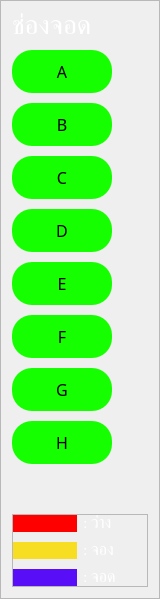
        <widget class="QFrame" name="bay_btn_frame">
         <property name="maximumSize">
          <size>
           <width>160</width>
           <height>16777215</height>
          </size>
         </property>
         <property name="frameShape">
          <enum>QFrame::StyledPanel</enum>
         </property>
         <property name="frameShadow">
          <enum>QFrame::Raised</enum>
         </property>
         <layout class="QVBoxLayout" name="verticalLayout_2">
          <property name="spacing">
           <number>10</number>
          </property>
          <item>
           <widget class="QLabel" name="label">
            <property name="maximumSize">
             <size>
              <width>250</width>
              <height>16777215</height>
             </size>
            </property>
            <property name="font">
             <font>
              <family>Mitr SemiBold</family>
              <pointsize>20</pointsize>
             </font>
            </property>
            <property name="styleSheet">
             <string notr="true">color: rgb(255, 255, 255);</string>
            </property>
            <property name="text">
             <string>ช่องจอด</string>
            </property>
           </widget>
          </item>
          <item>
           <widget class="QPushButton" name="bayA_btn">
            <property name="maximumSize">
             <size>
              <width>100</width>
              <height>16777215</height>
             </size>
            </property>
            <property name="font">
             <font>
              <family>Mitr SemiBold</family>
              <pointsize>12</pointsize>
             </font>
            </property>
            <property name="styleSheet">
             <string notr="true">#bayA_btn{
    border: none;
	padding: 10px;
    background-color: #16FF00;
    color: #000000;
    border-radius: 20px;
}
#bayA_btn:hover{
    border: none;
	padding: 10px;
    background-color: #580EF6;
    color: #fff;
    border-radius: 20px;
}
#bayA_btn:checked{
    border: none;
	padding: 10px;
    background-color: #580EF6;
    color: #fff;
    border-radius: 20px;
}</string>
            </property>
            <property name="text">
             <string>A</string>
            </property>
            <property name="checkable">
             <bool>true</bool>
            </property>
            <property name="checked">
             <bool>false</bool>
            </property>
            <property name="autoExclusive">
             <bool>true</bool>
            </property>
           </widget>
          </item>
          <item>
           <widget class="QPushButton" name="bayB_btn">
            <property name="maximumSize">
             <size>
              <width>100</width>
              <height>16777215</height>
             </size>
            </property>
            <property name="font">
             <font>
              <family>Mitr SemiBold</family>
              <pointsize>12</pointsize>
             </font>
            </property>
            <property name="styleSheet">
             <string notr="true">#bayB_btn{
    border: none;
	padding: 10px;
    background-color: #16FF00;
    color: #000000;
    border-radius: 20px;
}
#bayB_btn:hover{
    border: none;
	padding: 10px;
    background-color: #580EF6;
    color: #fff;
    border-radius: 20px;
}
#bayB_btn:checked{
    border: none;
	padding: 10px;
    background-color: #580EF6;
    color: #fff;
    border-radius: 20px;
}</string>
            </property>
            <property name="text">
             <string>B</string>
            </property>
            <property name="checkable">
             <bool>true</bool>
            </property>
            <property name="checked">
             <bool>false</bool>
            </property>
            <property name="autoExclusive">
             <bool>true</bool>
            </property>
           </widget>
          </item>
          <item>
           <widget class="QPushButton" name="bayC_btn">
            <property name="maximumSize">
             <size>
              <width>100</width>
              <height>16777215</height>
             </size>
            </property>
            <property name="font">
             <font>
              <family>Mitr SemiBold</family>
              <pointsize>12</pointsize>
             </font>
            </property>
            <property name="styleSheet">
             <string notr="true">#bayC_btn{
    border: none;
	padding: 10px;
    background-color: #16FF00;
    color: #000000;
    border-radius: 20px;
}
#bayC_btn:hover{
    border: none;
	padding: 10px;
    background-color: #580EF6;
    color: #fff;
    border-radius: 20px;
}
#bayC_btn:checked{
    border: none;
	padding: 10px;
    background-color: #580EF6;
    color: #fff;
    border-radius: 20px;
}</string>
            </property>
            <property name="text">
             <string>C</string>
            </property>
            <property name="checkable">
             <bool>true</bool>
            </property>
            <property name="checked">
             <bool>false</bool>
            </property>
            <property name="autoExclusive">
             <bool>true</bool>
            </property>
           </widget>
          </item>
          <item>
           <widget class="QPushButton" name="bayD_btn">
            <property name="maximumSize">
             <size>
              <width>100</width>
              <height>16777215</height>
             </size>
            </property>
            <property name="font">
             <font>
              <family>Mitr SemiBold</family>
              <pointsize>12</pointsize>
             </font>
            </property>
            <property name="styleSheet">
             <string notr="true">#bayD_btn{
    border: none;
	padding: 10px;
    background-color: #16FF00;
    color: #000000;
    border-radius: 20px;
}
#bayD_btn:hover{
    border: none;
	padding: 10px;
    background-color: #580EF6;
    color: #fff;
    border-radius: 20px;
}
#bayD_btn:checked{
    border: none;
	padding: 10px;
    background-color: #580EF6;
    color: #fff;
    border-radius: 20px;
}</string>
            </property>
            <property name="text">
             <string>D</string>
            </property>
            <property name="checkable">
             <bool>true</bool>
            </property>
            <property name="checked">
             <bool>false</bool>
            </property>
            <property name="autoExclusive">
             <bool>true</bool>
            </property>
           </widget>
          </item>
          <item>
           <widget class="QPushButton" name="bayE_btn">
            <property name="maximumSize">
             <size>
              <width>100</width>
              <height>16777215</height>
             </size>
            </property>
            <property name="font">
             <font>
              <family>Mitr SemiBold</family>
              <pointsize>12</pointsize>
             </font>
            </property>
            <property name="styleSheet">
             <string notr="true">#bayE_btn{
    border: none;
	padding: 10px;
    background-color: #16FF00;
    color: #000000;
    border-radius: 20px;
}
#bayE_btn:hover{
    border: none;
	padding: 10px;
    background-color: #580EF6;
    color: #fff;
    border-radius: 20px;
}
#bayE_btn:checked{
    border: none;
	padding: 10px;
    background-color: #580EF6;
    color: #fff;
    border-radius: 20px;
}</string>
            </property>
            <property name="text">
             <string>E</string>
            </property>
            <property name="checkable">
             <bool>true</bool>
            </property>
            <property name="checked">
             <bool>false</bool>
            </property>
            <property name="autoExclusive">
             <bool>true</bool>
            </property>
           </widget>
          </item>
          <item>
           <widget class="QPushButton" name="bayF_btn">
            <property name="maximumSize">
             <size>
              <width>100</width>
              <height>16777215</height>
             </size>
            </property>
            <property name="font">
             <font>
              <family>Mitr SemiBold</family>
              <pointsize>12</pointsize>
             </font>
            </property>
            <property name="styleSheet">
             <string notr="true">#bayF_btn{
    border: none;
	padding: 10px;
    background-color: #16FF00;
    color: #000000;
    border-radius: 20px;
}
#bayF_btn:hover{
    border: none;
	padding: 10px;
    background-color: #580EF6;
    color: #fff;
    border-radius: 20px;
}
#bayF_btn:checked{
    border: none;
	padding: 10px;
    background-color: #580EF6;
    color: #fff;
    border-radius: 20px;
}</string>
            </property>
            <property name="text">
             <string>F</string>
            </property>
            <property name="checkable">
             <bool>true</bool>
            </property>
            <property name="checked">
             <bool>false</bool>
            </property>
            <property name="autoExclusive">
             <bool>true</bool>
            </property>
           </widget>
          </item>
          <item>
           <widget class="QPushButton" name="bayG_btn">
            <property name="maximumSize">
             <size>
              <width>100</width>
              <height>16777215</height>
             </size>
            </property>
            <property name="font">
             <font>
              <family>Mitr SemiBold</family>
              <pointsize>12</pointsize>
             </font>
            </property>
            <property name="styleSheet">
             <string notr="true">#bayG_btn{
    border: none;
	padding: 10px;
    background-color: #16FF00;
    color: #000000;
    border-radius: 20px;
}
#bayG_btn:hover{
    border: none;
	padding: 10px;
    background-color: #580EF6;
    color: #fff;
    border-radius: 20px;
}
#bayG_btn:checked{
    border: none;
	padding: 10px;
    background-color: #580EF6;
    color: #fff;
    border-radius: 20px;
}

</string>
            </property>
            <property name="text">
             <string>G</string>
            </property>
            <property name="checkable">
             <bool>true</bool>
            </property>
            <property name="checked">
             <bool>false</bool>
            </property>
            <property name="autoExclusive">
             <bool>true</bool>
            </property>
           </widget>
          </item>
          <item>
           <widget class="QPushButton" name="bayH_btn">
            <property name="maximumSize">
             <size>
              <width>100</width>
              <height>16777215</height>
             </size>
            </property>
            <property name="font">
             <font>
              <family>Mitr SemiBold</family>
              <pointsize>12</pointsize>
             </font>
            </property>
            <property name="styleSheet">
             <string notr="true">#bayH_btn{
    border: none;
	padding: 10px;
    background-color: #16FF00;
    color: #000000;
    border-radius: 20px;
}
#bayH_btn:hover{
    border: none;
	padding: 10px;
    background-color: #580EF6;
    color: #fff;
    border-radius: 20px;
}
#bayH_btn:checked{
    border: none;
	padding: 10px;
    background-color: #580EF6;
    color: #fff;
    border-radius: 20px;
}</string>
            </property>
            <property name="text">
             <string>H</string>
            </property>
            <property name="checkable">
             <bool>true</bool>
            </property>
            <property name="checked">
             <bool>false</bool>
            </property>
            <property name="autoExclusive">
             <bool>true</bool>
            </property>
           </widget>
          </item>
          <item>
           <spacer name="verticalSpacer">
            <property name="orientation">
             <enum>Qt::Vertical</enum>
            </property>
            <property name="sizeHint" stdset="0">
             <size>
              <width>20</width>
              <height>40</height>
             </size>
            </property>
           </spacer>
          </item>
          <item>
           <widget class="QFrame" name="frame">
            <property name="frameShape">
             <enum>QFrame::StyledPanel</enum>
            </property>
            <property name="frameShadow">
             <enum>QFrame::Raised</enum>
            </property>
            <layout class="QVBoxLayout" name="verticalLayout_14">
             <property name="spacing">
              <number>10</number>
             </property>
             <property name="leftMargin">
              <number>0</number>
             </property>
             <property name="topMargin">
              <number>0</number>
             </property>
             <property name="rightMargin">
              <number>0</number>
             </property>
             <property name="bottomMargin">
              <number>0</number>
             </property>
             <item>
              <widget class="QFrame" name="empty_frame">
               <property name="maximumSize">
                <size>
                 <width>250</width>
                 <height>16777215</height>
                </size>
               </property>
               <property name="frameShape">
                <enum>QFrame::NoFrame</enum>
               </property>
               <property name="frameShadow">
                <enum>QFrame::Raised</enum>
               </property>
               <layout class="QHBoxLayout" name="horizontalLayout_4">
                <property name="leftMargin">
                 <number>0</number>
                </property>
                <property name="topMargin">
                 <number>0</number>
                </property>
                <property name="rightMargin">
                 <number>0</number>
                </property>
                <property name="bottomMargin">
                 <number>0</number>
                </property>
                <item>
                 <widget class="QLabel" name="label_4">
                  <property name="maximumSize">
                   <size>
                    <width>100</width>
                    <height>100</height>
                   </size>
                  </property>
                  <property name="styleSheet">
                   <string notr="true">background-color:#FF0000;</string>
                  </property>
                  <property name="text">
                   <string/>
                  </property>
                 </widget>
                </item>
                <item>
                 <widget class="QLabel" name="status_empty">
                  <property name="maximumSize">
                   <size>
                    <width>150</width>
                    <height>16777215</height>
                   </size>
                  </property>
                  <property name="font">
                   <font>
                    <family>Mitr SemiBold</family>
                    <pointsize>12</pointsize>
                   </font>
                  </property>
                  <property name="styleSheet">
                   <string notr="true">color: rgb(255, 255, 255);</string>
                  </property>
                  <property name="text">
                   <string>: ว่าง</string>
                  </property>
                  <property name="alignment">
                   <set>Qt::AlignLeading|Qt::AlignLeft|Qt::AlignVCenter</set>
                  </property>
                 </widget>
                </item>
               </layout>
              </widget>
             </item>
             <item>
              <widget class="QFrame" name="occupie_frame">
               <property name="maximumSize">
                <size>
                 <width>250</width>
                 <height>16777215</height>
                </size>
               </property>
               <property name="frameShape">
                <enum>QFrame::NoFrame</enum>
               </property>
               <property name="frameShadow">
                <enum>QFrame::Raised</enum>
               </property>
               <layout class="QHBoxLayout" name="horizontalLayout_3">
                <property name="leftMargin">
                 <number>0</number>
                </property>
                <property name="topMargin">
                 <number>0</number>
                </property>
                <property name="rightMargin">
                 <number>0</number>
                </property>
                <property name="bottomMargin">
                 <number>0</number>
                </property>
                <item>
                 <widget class="QLabel" name="label_3">
                  <property name="maximumSize">
                   <size>
                    <width>100</width>
                    <height>100</height>
                   </size>
                  </property>
                  <property name="styleSheet">
                   <string notr="true">background-color: #F8DE22;</string>
                  </property>
                  <property name="text">
                   <string/>
                  </property>
                 </widget>
                </item>
                <item>
                 <widget class="QLabel" name="status_occupie">
                  <property name="maximumSize">
                   <size>
                    <width>150</width>
                    <height>16777215</height>
                   </size>
                  </property>
                  <property name="font">
                   <font>
                    <family>Mitr SemiBold</family>
                    <pointsize>12</pointsize>
                   </font>
                  </property>
                  <property name="styleSheet">
                   <string notr="true">color: rgb(255, 255, 255);</string>
                  </property>
                  <property name="text">
                   <string>: จอง</string>
                  </property>
                  <property name="alignment">
                   <set>Qt::AlignLeading|Qt::AlignLeft|Qt::AlignVCenter</set>
                  </property>
                 </widget>
                </item>
               </layout>
              </widget>
             </item>
             <item>
              <widget class="QFrame" name="parked_frame">
               <property name="maximumSize">
                <size>
                 <width>250</width>
                 <height>16777215</height>
                </size>
               </property>
               <property name="frameShape">
                <enum>QFrame::NoFrame</enum>
               </property>
               <property name="frameShadow">
                <enum>QFrame::Raised</enum>
               </property>
               <layout class="QHBoxLayout" name="horizontalLayout_2">
                <property name="leftMargin">
                 <number>0</number>
                </property>
                <property name="topMargin">
                 <number>0</number>
                </property>
                <property name="rightMargin">
                 <number>0</number>
                </property>
                <property name="bottomMargin">
                 <number>0</number>
                </property>
                <item>
                 <widget class="QLabel" name="label_2">
                  <property name="maximumSize">
                   <size>
                    <width>100</width>
                    <height>100</height>
                   </size>
                  </property>
                  <property name="styleSheet">
                   <string notr="true">background-color: rgb(88, 14, 246);</string>
                  </property>
                  <property name="text">
                   <string/>
                  </property>
                 </widget>
                </item>
                <item>
                 <widget class="QLabel" name="status_parked_label">
                  <property name="maximumSize">
                   <size>
                    <width>150</width>
                    <height>16777215</height>
                   </size>
                  </property>
                  <property name="font">
                   <font>
                    <family>Mitr SemiBold</family>
                    <pointsize>12</pointsize>
                   </font>
                  </property>
                  <property name="styleSheet">
                   <string notr="true">color: rgb(255, 255, 255);</string>
                  </property>
                  <property name="text">
                   <string>: จอด</string>
                  </property>
                  <property name="alignment">
                   <set>Qt::AlignLeading|Qt::AlignLeft|Qt::AlignVCenter</set>
                  </property>
                 </widget>
                </item>
               </layout>
              </widget>
             </item>
            </layout>
           </widget>
          </item>
         </layout>
        </widget>
